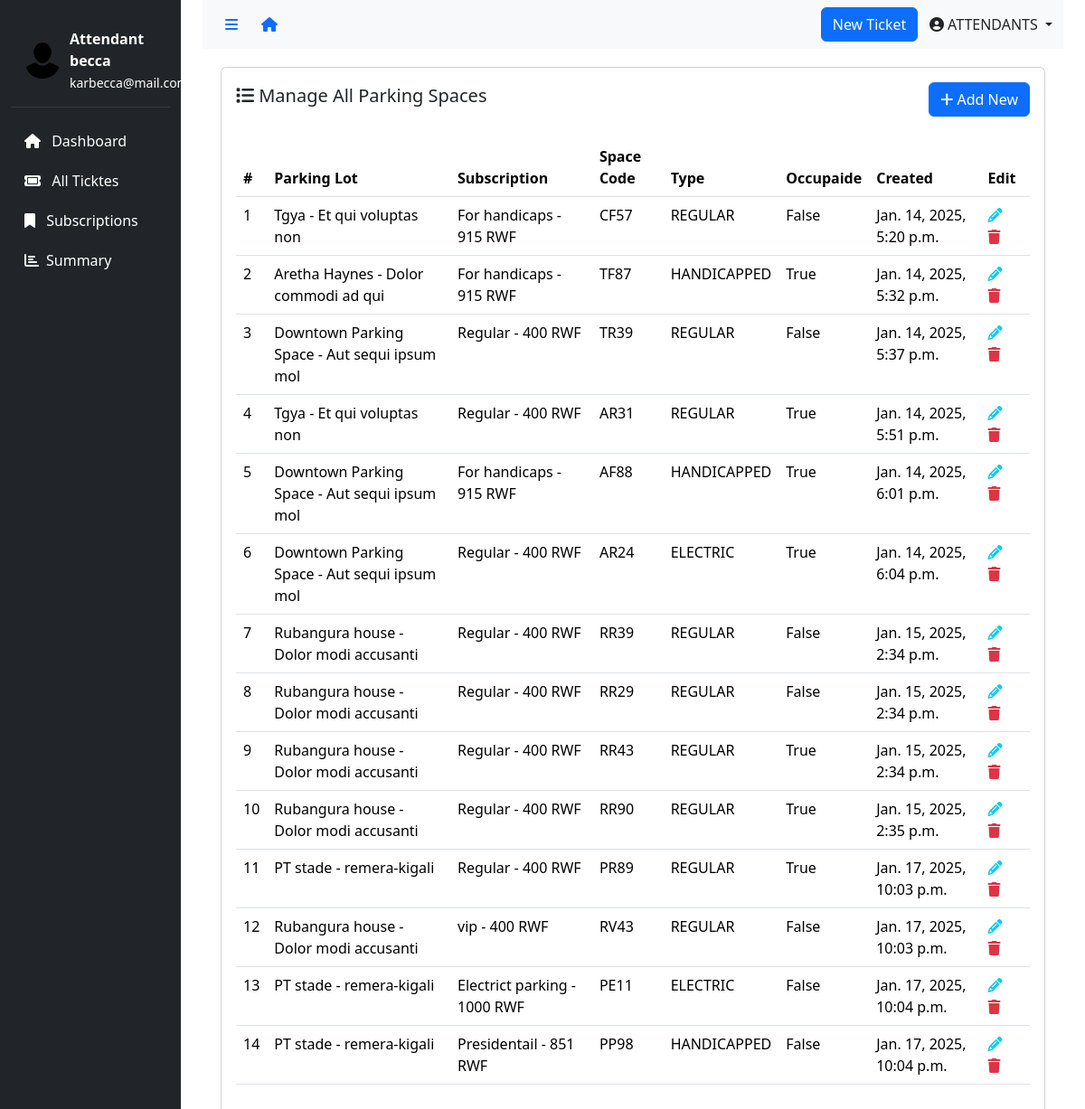
Screenshot of /dashboard/parkingspace (signed in) with the database file from the repository.
### app/models.py (models this page shows, shortened)
class User(AbstractUser):
    class Role(models.TextChoices):
        ATTENDANTS = "ATTENDANTS", "Attendants"
        ADMIN = "ADMIN", "Admin"
        CLIENT = "CLIENT", "Client"
    role = models.CharField(
        max_length=50,
        choices=Role.choices,
        default=Role.CLIENT  # Set default role to CLIENT
    )
    phone_number = models.CharField(
        validators=[phone_regex],
        max_length=10,
        unique=True,
        null=True
    )
    groups = models.ManyToManyField(
        'auth.Group',
        related_name='users',
        blank=True,
        help_text='The groups this user belongs to.'
    )
    user_permissions = models.ManyToManyField(
        'auth.Permission',
        related_name='users',
        blank=True,
        help_text='Specific permissions for this user.'
    )

class ParkingSpace(models.Model):
    parking_lot = models.ForeignKey('ParkingLot', on_delete=models.PROTECT, related_name='parking_spaces')
    subscription = models.ForeignKey('Subscription', on_delete=models.SET_NULL, null=True, blank=True)
    space_code = models.CharField(max_length=6, unique=True)
    type = models.CharField(max_length=20, choices=SPACE_TYPE_CHOICES, default='REGULAR')
    status = models.BooleanField(default=False)
    created_at = models.DateTimeField(auto_now_add=True)

class ParkingLot(models.Model):
    name = models.CharField(max_length=255, unique=True)
    gpsLocation = models.CharField(max_length=255)
    address = models.CharField(max_length=255)
    type = models.CharField(max_length=20, choices=[('ON STREET', 'On Street'), ('OFF STREET', 'Off Street')], default='ON STREET')
    capacity = models.IntegerField()
    restrictions = models.CharField(max_length=255, blank=True, null=True)  # Store as a comma-separated string
    security = models.BooleanField(default=False)
    lighting = models.BooleanField(default=False)
    chargingStation = models.BooleanField(default=False)
    manager_1 = models.ForeignKey('User', related_name='primary_manager', null=True, on_delete=models.SET_NULL)
    manager_2 = models.ForeignKey('User', related_name='secondary_manager', null=True, blank=True, on_delete=models.SET_NULL)
    created_at = models.DateTimeField(auto_now_add=True)
    def __str__(self):
        return f"{self.name} - {self.address}"

class Subscription(models.Model):
    name = models.CharField(max_length=255, unique=True)
    price = models.IntegerField()
    discount_rate = models.PositiveIntegerField(validators=[MaxValueValidator(100)])
    terms = models.TextField()
    created_at = models.DateTimeField(auto_now_add=True)
    def __str__(self):
        return f"{self.name} - {self.price} RWF"

### app/views.py (the view)
# urls.py: path('dashboard/parkingspace', views.parkingspace, name="parkingspace"),
def parkingspace(request):
    parkingspace = ParkingSpace.objects.all()
    context = {'parkingspaces': parkingspace, 'active_menu': 'parkingspace'}
    return render(request, 'dashboard/parkingspace.html', context)

### app/templates/app/dashboard/parkingspace.html (shortened to what this page needs)
{% extends 'dashboard/base.html' %}
{% block content %}
<div class="content">
    <div class="card">
        <div class="card-body">
            <div class="d-flex justify-content-between align-items-center">
                <h5 class="card-title"><i class="fas fa-list"></i> Manage All Parking Spaces</h5>
        <a href="{% url 'create_parking_space' %}" class="btn btn-primary"><i class="fas fa-plus"></i> Add New</a>
    </div>
<br>
            <div class="table-responsive">
                <table class="table table-hover" id="activityTable">
                    <thead>
                        <tr>
                            <th>#</th>
                            <th>Parking Lot</th>
                            <th>Subscription</th>
                            <th>Space Code</th>
                            <th>Type</th>
                            <th>Occupaide</th>
                            <th>Created</th>
                            <th>Edit</th>
                        </tr>
                    </thead>
                    <tbody>
                        {% for parkspace in parkingspaces %}
                        <tr>
                            <td>{{ parkspace.id }}</td>
                            <td>{{ parkspace.parking_lot }}</td>
                            <td>{{ parkspace.subscription }}</td>
                            <td>{{ parkspace.space_code }}</td>
                            <td>{{ parkspace.type}}</td>
                            <td>{{ parkspace.status}}</td>
                            <td>{{ parkspace.created_at}}</td>
                            <td>
                                <a href="{% url 'update_parking_space' parkspace.pk %}"><i class="fas fa-pencil text-info"></i></a>&nbsp;&nbsp;&nbsp;&nbsp;
                                <a href="{% url 'delete_parking_space' parkspace.pk %}"><i class="fas fa-trash text-danger"></i></a>
                            </td>
                        </tr>
                        {% empty %}
                        <tr>
                            <td colspan="9" class="text-center">No Parking Space found</td>
                        </tr>
                        {% endfor %}
                    </tbody>
                </table>
            </div>
        </div>
    </div>
</div>
</div>
</div>
{% endblock %}

### app/templates/app/dashboard/includes/attendant-sidebar.html (shortened to what this page needs)
{% load static %}
<div class="col-md-3 col-lg-2 d-md-block sidebar" id="sidebar">
  <div class="position-sticky pt-3">
    <div class="user-info d-flex align-items-center">
      <img src="{% static 'img/pngwing.com.png' %}" alt="User" class="rounded-circle" />
      <div>
        <div class="fw-bold">Attendant</div>
        <div class="fw-bold">{{ user.username }}</div>
        <small>{{ user.email }}</small>
      </div>
    </div>
    <ul class="nav flex-column">
      <li class="nav-item">
        <a class="sidebar-link {% if active_menu == 'dashboard' %}active{% endif %}"href="{% url 'dashboard' %}" data-page="dashboard">
          <i class="fas fa-home me-2"></i> Dashboard
        </a>
      </li>
      <li class="nav-item">
        <a class="sidebar-link {% if active_menu == 'tickets' %}active{% endif %}" href="{% url 'att_tickets' %}" data-page="settings">
          <i class="fas fa-ticket me-2"></i> All Ticktes
        </a>
      </li>
      <li class="nav-item">
        <a class="sidebar-link {% if active_menu == 'subscription' %}active{% endif %}" href="{% url 'subscribed_parking_spaces' %}" data-page="settings">
          <i class="fas fa-bookmark me-2"></i> Subscriptions
        </a>
      </li>
      <li class="nav-item">
        <a class="sidebar-link {% if active_menu == 'summary' %}active{% endif %}" href="{% url 'att_summary' %}" data-page="settings">
          <i class="fas fa-chart-bar me-2"></i>Summary
        </a>
      </li>
    </ul>
  </div>
</div>

### app/templates/app/dashboard/includes/nav.html (shortened to what this page needs)
<nav class="navbar navbar-expand-lg navbar-light bg-light">
  <div class="container-fluid d-flex align-items-center">
    <div class="d-flex align-items-center">
      <button class="btn btn-link" id="sidebarToggle">
        <i class="fas fa-bars"></i>
      </button>
      <a href="/" class="btn btn-link">
        <i class="fas fa-house"></i>
      </a>
    </div>
    <div class="ms-auto d-flex align-items-center">
      {% if request.user.role == "ATTENDANTS" %}
        <button class="btn btn-primary" data-bs-toggle="modal" data-bs-target="#newTicketModal">New Ticket</button>&nbsp;&nbsp;&nbsp;
      {% elif request.user.role == "CLIENT" %}
        <button class="btn btn-primary" data-bs-toggle="modal" data-bs-target="#subscriptionModal">My Subscription</button>&nbsp;&nbsp;&nbsp;
      {% endif %}
      <div class="dropdown">
        <a class="nav-link dropdown-toggle" href="#" role="button" data-bs-toggle="dropdown">
          <i class="fas fa-user-circle"></i> {{ user.role }}
        </a>
      </div>
    </div>
  </div>
</nav>

### app/templates/app/dashboard/base.html (style rules this page uses)
.sidebar { min-height: 100vh; background: #212529; transition: all 0.3s; }
.sidebar-link { color: #fff; text-decoration: none; padding: 10px 15px; display: block; transition: all 0.3s; }
.content { padding: 20px; }
#sidebarToggle { cursor: pointer; }
.user-info { color: white; padding: 15px; border-bottom: 1px solid #343a40; margin-bottom: 15px; }
.user-info img { width: 40px; height: 40px; margin-right: 10px; }

### rows the page displays
User: username "becca", email "karbecca@mail.com", role "ATTENDANTS"
ParkingSpace: id "1", parking_lot "Tgya - Et qui voluptas non", subscription "For handicaps - 915 RWF", space_code "CF57", type "REGULAR", status "False", created_at "Jan. 14, 2025, 5:20 p.m."
ParkingSpace: id "2", parking_lot "Aretha Haynes - Dolor commodi ad qui", subscription "For handicaps - 915 RWF", space_code "TF87", type "HANDICAPPED", status "True", created_at "Jan. 14, 2025, 5:32 p.m."
ParkingSpace: id "3", parking_lot "Downtown Parking Space - Aut sequi ipsum mol", subscription "Regular - 400 RWF", space_code "TR39", type "REGULAR", status "False", created_at "Jan. 14, 2025, 5:37 p.m."
ParkingSpace: id "4", parking_lot "Tgya - Et qui voluptas non", subscription "Regular - 400 RWF", space_code "AR31", type "REGULAR", status "True", created_at "Jan. 14, 2025, 5:51 p.m."
ParkingSpace: id "5", parking_lot "Downtown Parking Space - Aut sequi ipsum mol", subscription "For handicaps - 915 RWF", space_code "AF88", type "HANDICAPPED", status "True", created_at "Jan. 14, 2025, 6:01 p.m."
ParkingSpace: id "6", parking_lot "Downtown Parking Space - Aut sequi ipsum mol", subscription "Regular - 400 RWF", space_code "AR24", type "ELECTRIC", status "True", created_at "Jan. 14, 2025, 6:04 p.m."
ParkingSpace: id "7", parking_lot "Rubangura house - Dolor modi accusanti", subscription "Regular - 400 RWF", space_code "RR39", type "REGULAR", status "False", created_at "Jan. 15, 2025, 2:34 p.m."
ParkingSpace: id "8", parking_lot "Rubangura house - Dolor modi accusanti", subscription "Regular - 400 RWF", space_code "RR29", type "REGULAR", status "False", created_at "Jan. 15, 2025, 2:34 p.m."
ParkingSpace: id "9", parking_lot "Rubangura house - Dolor modi accusanti", subscription "Regular - 400 RWF", space_code "RR43", type "REGULAR", status "True", created_at "Jan. 15, 2025, 2:34 p.m."
ParkingSpace: id "10", parking_lot "Rubangura house - Dolor modi accusanti", subscription "Regular - 400 RWF", space_code "RR90", type "REGULAR", status "True", created_at "Jan. 15, 2025, 2:35 p.m."
ParkingSpace: id "11", parking_lot "PT stade - remera-kigali", subscription "Regular - 400 RWF", space_code "PR89", type "REGULAR", status "True", created_at "Jan. 17, 2025, 10:03 p.m."
ParkingSpace: id "12", parking_lot "Rubangura house - Dolor modi accusanti", subscription "vip - 400 RWF", space_code "RV43", type "REGULAR", status "False", created_at "Jan. 17, 2025, 10:03 p.m."
ParkingSpace: id "13", parking_lot "PT stade - remera-kigali", subscription "Electrict parking - 1000 RWF", space_code "PE11", type "ELECTRIC", status "False", created_at "Jan. 17, 2025, 10:04 p.m."
ParkingSpace: id "14", parking_lot "PT stade - remera-kigali", subscription "Presidentail - 851 RWF", space_code "PP98", type "HANDICAPPED", status "False", created_at "Jan. 17, 2025, 10:04 p.m."
